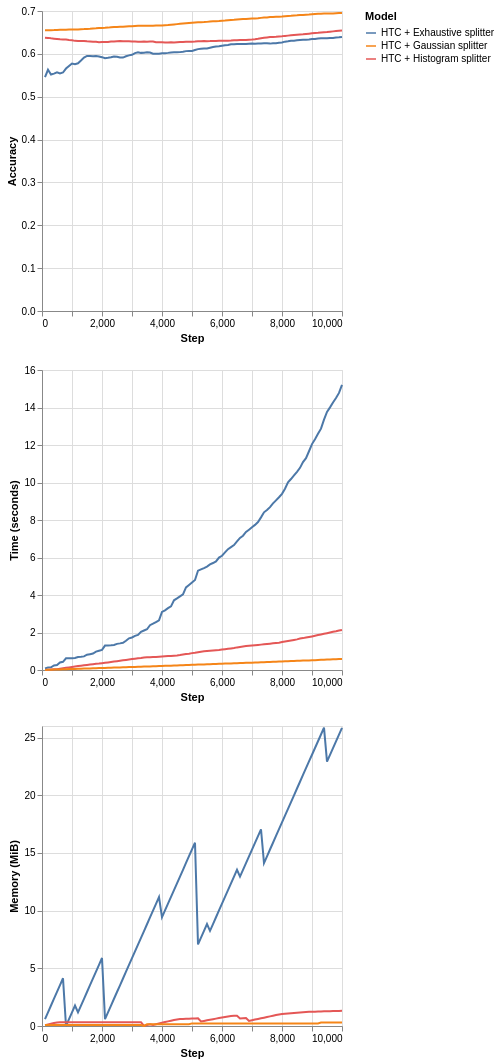

Notebook source saved alongside this figure:
### Markdown cell above
## 4. Branching and growth: splitters, the heart of the trees

As previously stated, one of the core operations of iDT is, well, to grow. Plants and gardening-related jokes apart, growth in HTs is guided by their AOs or splitters, as mentioned in the end of Section 3. 

Nominal features can be easily monitored, since the feature partitions are well-defined beforehand. Numerical features, on the other hand, do not have an explicit best cut point. Still, numerical features are typically split by using a binary test: $\le$ or $>$. Therefore, numerical splitters must somehow summarize the incoming feature values and be able to evaluate the merit of split point candidates.

There are diverse strategies to monitor numerical features and choices related to them, including which data structure will be used to keep a summary of the incoming feature and also how many split points are going to be evaluated during split attempts. Again, this guide does not intend to be an exhaustive delve into the iDT subject. In fact, each of the following aspects of the iDTs could be considered a separate research area: AOs, intervals between split attempts, split heuristics (e.g., info gain, variance reduction, and so on), tree depth and max size, and much more!

Let's focus a bit into the AO matter. River provides a handful of splitters for classification and regression trees, which can be chosen using the parameter `splitter`. We will list the available tree splitters in the following sections and compare some of their characteristics.

Some notation:

- $n$: Number of observations seen so far.
- $c$: the number of classes.
- $s$: the number of split points to evaluate (which means that this is a user-given parameter).
- $h$: the number of histogram bins or hash slots. Typically, $h \ll n$.

### 4.1. Classification tree splitters

The following table summarizes the available classification splitters. The user might refer to the documentation of each splitter for more details about their functioning.


| Splitter | Description | Insertion | Memory | Split candidate query | Works with Naive Bayes leaves?
| :- | :- | :- | :-: | :-: | :-: |
| Exhaustive | Keeps all the observed input values and class counts in a Binary Search Tree (BST) | $O(\log n)$ (average) or $O(n)$ (worst case) | $O(n)$ | $O(n)$ | No |
| Histogram | Builds a histogram for each class in order to discretize the input feature | $O(\log h)$ | $O(c h)$ | $O(c h)$ | Yes |
| Gaussian | Approximates the class distributions using Gaussian distributions | $O(1)$ | $O(c)$ | $O(cs)$ | Yes |

Note that some of the splitters have configurable parameters that directly impact not only on their time and memory costs, but also on the final predictive performance. Examples:

- The number of split points can be configured in the Gaussian splitter. Increasing this number makes this splitter slower, but it also potentially increases the quality of the obtained query points, implying enhanced tree accuracy. 
- The number of stored bins can be selected in the Histogram splitter. Increasing this number increases the memory footprint and running time of this splitter, but it also potentially makes its split candidates more accurate and positively impacts on the tree's final predictive performance.

Next, we provide a brief comparison of the classification splitters using 10K instances of the Random RBF synthetic dataset. Note that the tree equipped with the Exhaustive splitter does not use Naive Bayes leaves.

### Code cell
plot_performance(
    synth.RandomRBF(seed_model=7, seed_sample=42).take(10_000),
    metrics.Accuracy(),
    {
        "HTC + Exhaustive splitter": tree.HoeffdingTreeClassifier(
            splitter=tree.splitter.ExhaustiveSplitter(),
            leaf_prediction="mc"
        ),
        "HTC + Histogram splitter": tree.HoeffdingTreeClassifier(
            splitter=tree.splitter.HistogramSplitter()
        ),
        "HTC + Gaussian splitter": tree.HoeffdingTreeClassifier(
            splitter=tree.splitter.GaussianSplitter()
        )
    }
)

### Figure 1 — Vega-Lite specification as saved in the notebook (floating-point values rounded to 4 significant figures; data arrays with more than 128 entries replaced by an {"elided": "..."} marker saying what was removed)
{"config": {"view": {"continuousWidth": 300, "continuousHeight": 300}}, "vconcat": [{"mark": {"type": "line"}, "encoding": {"color": {"field": "Model", "type": "nominal"}, "x": {"field": "Step", "type": "quantitative"}, "y": {"field": "Metric", "title": "Accuracy", "type": "quantitative"}}}, {"mark": {"type": "line"}, "encoding": {"color": {"field": "Model", "type": "nominal"}, "x": {"field": "Step", "type": "quantitative"}, "y": {"field": "Time", "title": "Time (seconds)", "type": "quantitative"}}}, {"mark": {"type": "line"}, "encoding": {"color": {"field": "Model", "type": "nominal"}, "x": {"field": "Step", "type": "quantitative"}, "y": {"field": "Memory", "title": "Memory (MiB)", "type": "quantitative"}}}], "data": {"name": "data-dc1011ec184df7474202739c692f0a24"}, "$schema": "https://vega.github.io/schema/vega-lite/v6.1.0.json", "datasets": {"data-dc1011ec184df7474202739c692f0a24": {"elided": "300 records"}}}
